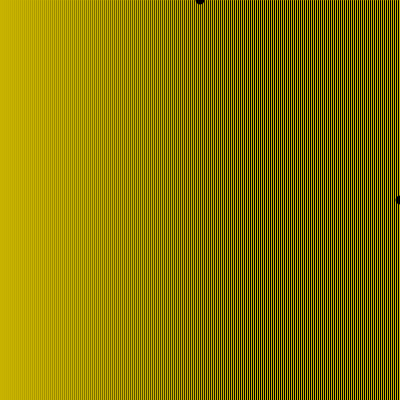
Frame 1 (no input)
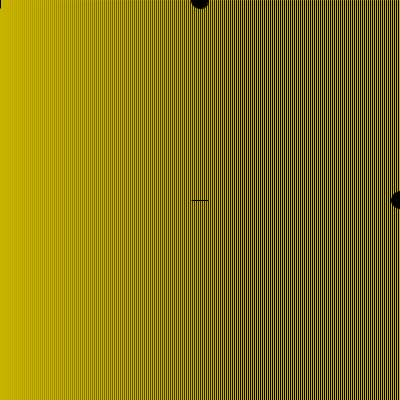
Frame 60 (the mouse pressed at the canvas centre just before this capture)
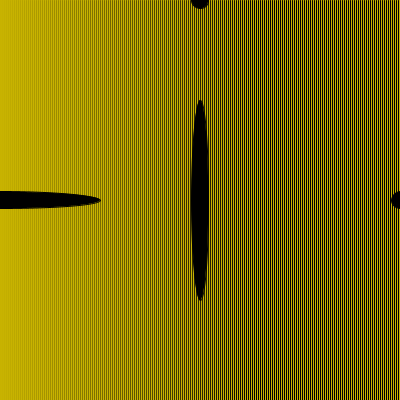
Frame 120 (the mouse held since frame 60 and released just before this capture)

The Processing sketch that drew these frames (run headless with seeded random() and noise(); from frame 60 on, the mouse is pressed at the canvas centre):

// Processing sketch: processing_159493
// ── processing_159493.pde

float d = 9;
float vel = 1.5;
int direccion = 5;
 
 
void setup() {
size(400, 400);
smooth();
noStroke();
fill(0);
}
void draw() {
background(200,179,0);
ellipse(0, mouseY, mouseX, d);
ellipse(400, 200, d, d);
ellipse(200, 0, d, d);
ellipse(200, 200, d, mouseY);
 
 
for (int i = 0; i < 400; i += 2) {
stroke (0,1+i);
line(i, 0, i, 400);
}
 
d += vel * direccion;
if ((d > width) || (d < width/20)) {
direccion = -direccion;
}
}
